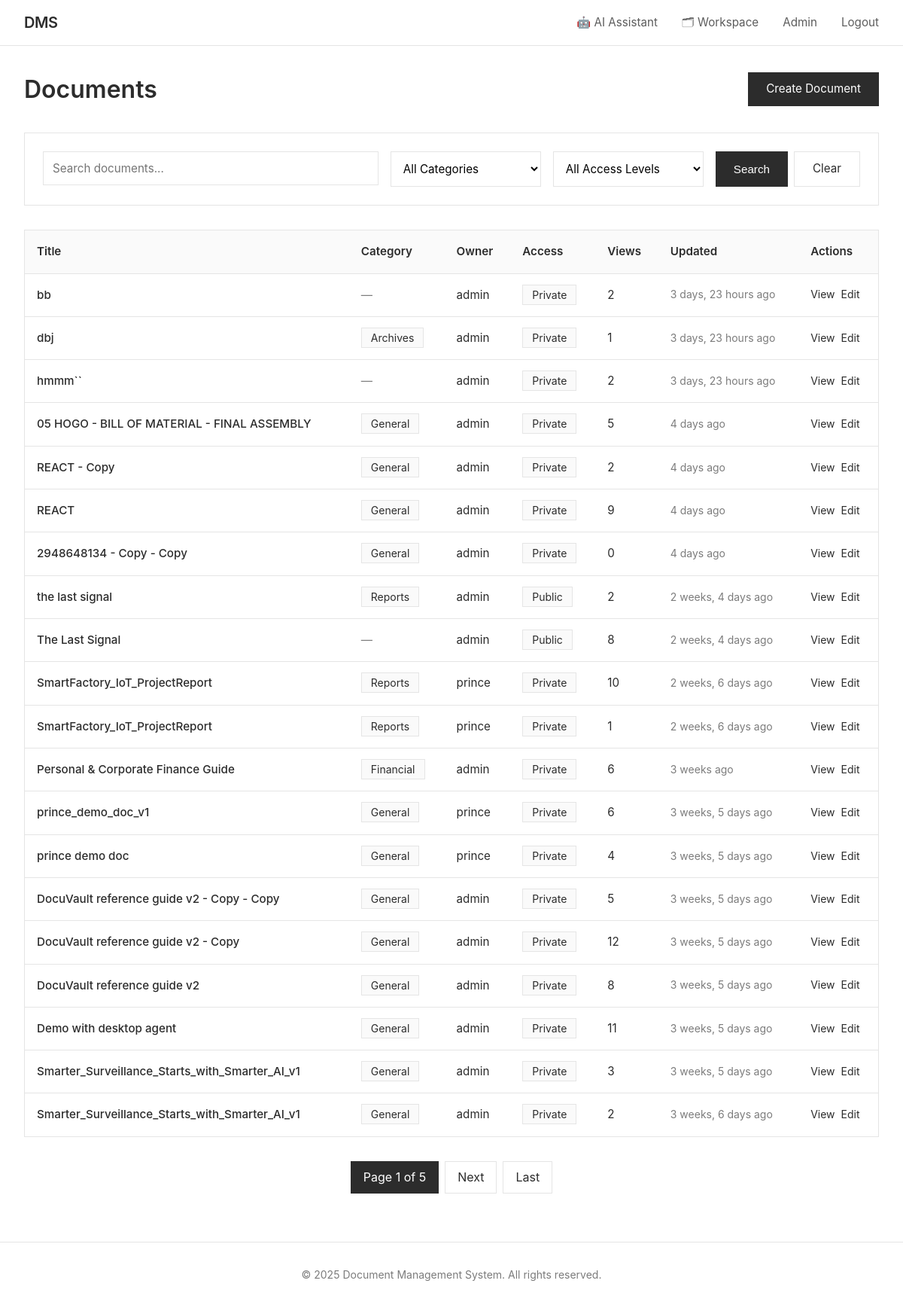
/documents/ (signed in), run on the app's committed database.
### documents/models.py (models this page shows, shortened)
class Document(models.Model):
    ACCESS_LEVEL_CHOICES = [
        ('public', 'Public'),
        ('private', 'Private'),
        ('role', 'Role-Based'),
        ('custom', 'Custom Users'),
    ]
    title = models.CharField(max_length=255)
    description = models.TextField(blank=True)
    file = models.FileField(upload_to=document_upload_path)
    file_size = models.BigIntegerField(default=0, help_text="Size in bytes")
    file_type = models.CharField(max_length=100, blank=True)
    owner = models.ForeignKey(User, on_delete=models.CASCADE, related_name='owned_documents')
    access_level = models.CharField(max_length=10, choices=ACCESS_LEVEL_CHOICES, default='private')
    required_role_level = models.IntegerField(
        default=1,
        validators=[MinValueValidator(1), MaxValueValidator(100)],
        help_text="Minimum role level required (for role-based access)"
    )
    category = models.ForeignKey(Category, on_delete=models.SET_NULL, null=True, blank=True, related_name='documents')
    folder   = models.ForeignKey('Folder', on_delete=models.SET_NULL, null=True, blank=True,
                                 related_name='folder_documents')
    tags = models.ManyToManyField(Tag, blank=True, related_name='documents')
    shared_with = models.ManyToManyField(User, blank=True, related_name='shared_documents')
    version = models.IntegerField(default=1)
    is_locked = models.BooleanField(default=False, help_text="Locked documents cannot be edited")
    locked_by = models.ForeignKey(User, on_delete=models.SET_NULL, null=True, blank=True, related_name='locked_documents')
    views_count = models.IntegerField(default=0)
    downloads_count = models.IntegerField(default=0)
    created_at = models.DateTimeField(auto_now_add=True)
    updated_at = models.DateTimeField(auto_now=True)
    allow_comments = models.BooleanField(default=True)
    allow_download = models.BooleanField(default=True)
    is_deleted = models.BooleanField(default=False)
    deleted_at = models.DateTimeField(null=True, blank=True)
    class Meta:
        ordering = ['-updated_at', '-created_at']
        indexes = [
            models.Index(fields=['owner', 'access_level']),
            models.Index(fields=['created_at']),
            models.Index(fields=['title']),
        ]

class User(AbstractUser):
    USER_TYPE_CHOICES = [
        ('guest', 'Guest'),
        ('user', 'Regular User'),
        ('admin', 'Admin'),
    ]
    user_type = models.CharField(max_length=10, choices=USER_TYPE_CHOICES, default='user')
    role = models.ForeignKey(Role, on_delete=models.SET_NULL, null=True, blank=True, related_name='users')
    bio = models.TextField(blank=True)
    avatar = models.ImageField(upload_to='avatars/', null=True, blank=True)
    phone = models.CharField(max_length=20, blank=True)
    department = models.CharField(max_length=100, blank=True)
    created_at = models.DateTimeField(auto_now_add=True)
    updated_at = models.DateTimeField(auto_now=True)
    last_activity = models.DateTimeField(auto_now=True)
    is_active = models.BooleanField(default=True)
    class Meta:
        ordering = ['-created_at']
    def is_admin(self):
        return self.user_type == 'admin'

class Category(models.Model):
    name = models.CharField(max_length=100, unique=True)
    description = models.TextField(blank=True)
    color = models.CharField(max_length=7, default='#007bff', help_text="Hex color code")
    icon = models.CharField(max_length=50, blank=True, help_text="Icon class name")
    parent = models.ForeignKey('self', on_delete=models.CASCADE, null=True, blank=True, related_name='subcategories')
    created_at = models.DateTimeField(auto_now_add=True)
    created_by = models.ForeignKey(User, on_delete=models.SET_NULL, null=True, related_name='created_categories')
    class Meta:
        verbose_name_plural = "Categories"
        ordering = ['name']

### documents/views.py (the view, shortened to what this page needs)
# urls.py: path('documents/', views.document_list_view, name='document_list'),
@login_required
def document_list_view(request):
    user = request.user
    documents = Document.objects.filter(is_deleted=False).select_related(
        'owner', 'category'
    ).prefetch_related('tags')
    search_query = request.GET.get('q', '')
    if search_query:
        documents = documents.filter(
            Q(title__icontains=search_query) |
            Q(description__icontains=search_query) |
            Q(tags__name__icontains=search_query)
        ).distinct()
    category_id = request.GET.get('category')
    if category_id:
        documents = documents.filter(category_id=category_id)
    tag_id = request.GET.get('tag')
    if tag_id:
        documents = documents.filter(tags__id=tag_id)
    access_level = request.GET.get('access_level')
    if access_level:
        documents = documents.filter(access_level=access_level)
    sort_by = request.GET.get('sort', '-updated_at')
    documents = documents.order_by(sort_by)
    paginator = Paginator(documents, 20)
    page_number = request.GET.get('page')
    page_obj = paginator.get_page(page_number)
    context = {
        'page_obj': page_obj,
        'search_query': search_query,
        'categories': Category.objects.all(),
        'tags': Tag.objects.all(),
    }
    return render(request, 'documents/document_list.html', context)

### documents/context_processors.py (called while the page is built)
def unread_notifications(request):
    if request.user.is_authenticated:
        count = Notification.objects.filter(recipient=request.user, is_read=False).count()
        return {'unread_notifications_count': count}
    return {'unread_notifications_count': 0}

### documents/templates/documents/document_list.html (shortened to what this page needs)
{% extends 'documents/base.html' %}
{% block content %}
<div class="doc-list-hdr">
    <h1 style="font-size: 2rem; font-weight: 600; color: #2c2c2c;">Documents</h1>
    <a href="{% url 'document_create' %}" class="btn">Create Document</a>
</div>
<div class="card" style="margin-bottom: 2rem;">
    <form method="get" class="doc-filter-form">
        <div class="doc-filter-search">
            <input type="text" name="q" class="form-control"
                   placeholder="Search documents..." value="{{ search_query }}">
        </div>
        <select name="category" class="form-control doc-filter-select">
            <option value="">All Categories</option>
        </select>
        <select name="access_level" class="form-control doc-filter-select">
            <option value="">All Access Levels</option>
        </select>
        <div class="doc-filter-btns">
            <button type="submit" class="btn">Search</button>
            <a href="{% url 'document_list' %}" class="btn-secondary btn">Clear</a>
        </div>
    </form>
</div>
{% if page_obj %}
    <div class="table-wrapper">
        <table>
            <thead>
                <tr>
                    <th>Title</th>
                    <th>Category</th>
                    <th>Owner</th>
                    <th>Access</th>
                    <th>Views</th>
                    <th>Updated</th>
                    <th>Actions</th>
                </tr>
            </thead>
            <tbody>
                {% for document in page_obj %}
                    <tr>
                        <td>
                            <a href="{% url 'document_detail' document.pk %}" style="color: #2c2c2c; text-decoration: none; font-weight: 500;">
                                {{ document.title }}
                            </a>
                        </td>
                        <td>
                            {% if document.category %}
                                <span style="padding: 0.25rem 0.75rem; background: #fafafa; border: 1px solid #e5e5e5; font-size: 0.875rem;">
                                    {{ document.category.name }}
                                </span>
                            {% else %}
                                <span style="color: #7c7c7c;">—</span>
                            {% endif %}
                        </td>
                        <td>{{ document.owner.username }}</td>
                        <td>
                            <span style="padding: 0.25rem 0.75rem; background: #fafafa; border: 1px solid #e5e5e5; font-size: 0.875rem;">
                                {{ document.get_access_level_display }}
                            </span>
                        </td>
                        <td>{{ document.views_count }}</td>
                        <td style="font-size: 0.875rem; color: #7c7c7c;">
                            {{ document.updated_at|timesince }} ago
                        </td>
                        <td>
                            <div style="display: flex; gap: 0.5rem;">
                                <a href="{% url 'document_detail' document.pk %}" style="color: #2c2c2c; text-decoration: none; font-size: 0.875rem;">
                                    View
                                </a>
                                {% if document.owner == user or user.is_admin %}
                                    <a href="{% url 'document_edit' document.pk %}" style="color: #2c2c2c; text-decoration: none; font-size: 0.875rem;">
                                        Edit
                                    </a>
                                {% endif %}
                            </div>
                        </td>
                    </tr>
                {% endfor %}
            </tbody>
        </table>
    </div>
    {% if page_obj.has_other_pages %}
        <div class="pagination">
            <span class="current">
                Page {{ page_obj.number }} of {{ page_obj.paginator.num_pages }}
            </span>
            {% if page_obj.has_next %}
                <a href="?page={{ page_obj.next_page_number }}{% if search_query %}&q={{ search_query }}{% endif %}">Next</a>
                <a href="?page={{ page_obj.paginator.num_pages }}{% if search_query %}&q={{ search_query }}{% endif %}">Last</a>
            {% endif %}
        </div>
    {% endif %}
{% else %}
    <div class="card">
        <p style="color: #7c7c7c; text-align: center; padding: 3rem 0;">
            No documents found. Create your first document to get started.
        </p>
    </div>
{% endif %}
{% endblock %}

### documents/templates/documents/base.html (style rules this page uses)
* { margin: 0; padding: 0; box-sizing: border-box; }
body { font-family: -apple-system, BlinkMacSystemFont, 'Segoe UI', Arial, sans-serif; background: #ffffff; color: #2c2c2c; line-height: 1.6; min-height: 100vh; display: flex; flex-direction: column; }
.btn { display: inline-block; padding: 0.625rem 1.5rem; background: #2c2c2c; color: #ffffff; text-decoration: none; border: none; cursor: pointer; font-size: 0.95rem; transition: background 0.2s; }
.btn-secondary { background: #ffffff; color: #2c2c2c; border: 1px solid #e5e5e5; }
.form-control { width: 100%; padding: 0.75rem; border: 1px solid #e5e5e5; background: #ffffff; font-size: 0.95rem; font-family: inherit; transition: border-color 0.2s; }
select.form-control { cursor: pointer; }
.card { background: #ffffff; border: 1px solid #e5e5e5; padding: 1.5rem; margin-bottom: 1.5rem; }
.table-wrapper { overflow-x: auto; border: 1px solid #e5e5e5; -webkit-overflow-scrolling: touch; }
table { width: 100%; border-collapse: collapse; }
th, td { padding: 1rem; text-align: left; border-bottom: 1px solid #e5e5e5; font-size: 0.95rem; }
th { background: #fafafa; font-weight: 600; color: #2c2c2c; }
tr:last-child td { border-bottom: none; }
.pagination { display: flex; justify-content: center; gap: 0.5rem; margin: 2rem 0; flex-wrap: wrap; }
.pagination a, .pagination span { padding: 0.5rem 1rem; border: 1px solid #e5e5e5; text-decoration: none; color: #2c2c2c; }
.pagination .current { background: #2c2c2c; color: #ffffff; border-color: #2c2c2c; }

### documents/templates/documents/document_list.html (style rules this page uses)
.doc-filter-form { display:flex; gap:1rem; flex-wrap:wrap; }
.doc-filter-search { flex:1; min-width:200px; }
.doc-filter-select { flex:0 0 auto; width:100%; max-width:200px; }
.doc-filter-btns { display:flex; gap:.5rem; flex-shrink:0; }
.doc-list-hdr { display:flex; justify-content:space-between; align-items:center; margin-bottom:2rem; flex-wrap:wrap; gap:.75rem; }

### data on the page
Document: title "bb", owner.username "admin", access_level "Private", views_count "2", updated_at "3 days, 23 hours", shows "Edit"
Document: title "dbj", category.name "Archives", owner.username "admin", access_level "Private", views_count "1", updated_at "3 days, 23 hours", shows "Edit"
Document: title "hmmm``", owner.username "admin", access_level "Private", views_count "2", updated_at "3 days, 23 hours", shows "Edit"
Document: title "05 HOGO - BILL OF MATERIAL - FINAL ASSEMBLY", category.name "General", owner.username "admin", access_level "Private", views_count "5", updated_at "4 days", shows "Edit"
Document: title "REACT - Copy", category.name "General", owner.username "admin", access_level "Private", views_count "2", updated_at "4 days", shows "Edit"
Document: title "REACT", category.name "General", owner.username "admin", access_level "Private", views_count "9", updated_at "4 days", shows "Edit"
Document: title "2948648134 - Copy - Copy", category.name "General", owner.username "admin", access_level "Private", views_count "0", updated_at "4 days", shows "Edit"
Document: title "the last signal", category.name "Reports", owner.username "admin", access_level "Public", views_count "2", updated_at "2 weeks, 4 days", shows "Edit"
Document: title "The Last Signal", owner.username "admin", access_level "Public", views_count "8", updated_at "2 weeks, 4 days", shows "Edit"
Document: title "SmartFactory_IoT_ProjectReport", category.name "Reports", owner.username "prince", access_level "Private", views_count "10", updated_at "2 weeks, 6 days", shows "Edit"
Document: title "SmartFactory_IoT_ProjectReport", category.name "Reports", owner.username "prince", access_level "Private", views_count "1", updated_at "2 weeks, 6 days", shows "Edit"
Document: title "Personal & Corporate Finance Guide", category.name "Financial", owner.username "admin", access_level "Private", views_count "6", updated_at "3 weeks", shows "Edit"
Document: title "prince_demo_doc_v1", category.name "General", owner.username "prince", access_level "Private", views_count "6", updated_at "3 weeks, 5 days", shows "Edit"
Document: title "prince demo doc", category.name "General", owner.username "prince", access_level "Private", views_count "4", updated_at "3 weeks, 5 days", shows "Edit"
Document: title "DocuVault reference guide v2 - Copy - Copy", category.name "General", owner.username "admin", access_level "Private", views_count "5", updated_at "3 weeks, 5 days", shows "Edit"
Document: title "DocuVault reference guide v2 - Copy", category.name "General", owner.username "admin", access_level "Private", views_count "12", updated_at "3 weeks, 5 days", shows "Edit"
Document: title "DocuVault reference guide v2", category.name "General", owner.username "admin", access_level "Private", views_count "8", updated_at "3 weeks, 5 days", shows "Edit"
Document: title "Demo with desktop agent", category.name "General", owner.username "admin", access_level "Private", views_count "11", updated_at "3 weeks, 5 days", shows "Edit"
Document: title "Smarter_Surveillance_Starts_with_Smarter_AI_v1", category.name "General", owner.username "admin", access_level "Private", views_count "3", updated_at "3 weeks, 5 days", shows "Edit"
Document: title "Smarter_Surveillance_Starts_with_Smarter_AI_v1", category.name "General", owner.username "admin", access_level "Private", views_count "2", updated_at "3 weeks, 6 days", shows "Edit"

### other printed values
{{ page_obj.number }} "1"
{{ page_obj.paginator.num_pages }} "5"
